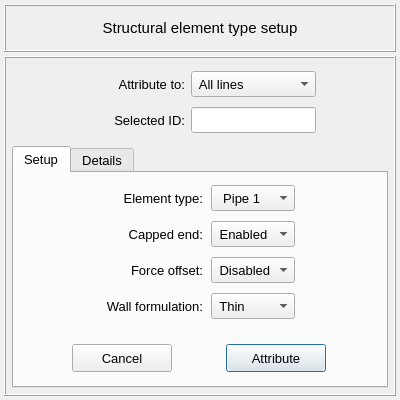
<?xml version="1.0" encoding="UTF-8"?>
<ui version="4.0">
 <class>Dialog</class>
 <widget class="QDialog" name="Dialog">
  <property name="geometry">
   <rect>
    <x>0</x>
    <y>0</y>
    <width>400</width>
    <height>400</height>
   </rect>
  </property>
  <property name="minimumSize">
   <size>
    <width>400</width>
    <height>400</height>
   </size>
  </property>
  <property name="maximumSize">
   <size>
    <width>400</width>
    <height>400</height>
   </size>
  </property>
  <property name="windowTitle">
   <string>Dialog</string>
  </property>
  <layout class="QGridLayout" name="gridLayout">
   <property name="leftMargin">
    <number>4</number>
   </property>
   <property name="topMargin">
    <number>4</number>
   </property>
   <property name="rightMargin">
    <number>4</number>
   </property>
   <property name="bottomMargin">
    <number>4</number>
   </property>
   <property name="spacing">
    <number>4</number>
   </property>
   <item row="0" column="0">
    <widget class="QFrame" name="frame_title">
     <property name="minimumSize">
      <size>
       <width>0</width>
       <height>48</height>
      </size>
     </property>
     <property name="maximumSize">
      <size>
       <width>16777215</width>
       <height>48</height>
      </size>
     </property>
     <property name="frameShape">
      <enum>QFrame::Box</enum>
     </property>
     <property name="frameShadow">
      <enum>QFrame::Raised</enum>
     </property>
     <layout class="QGridLayout" name="gridLayout_3">
      <property name="leftMargin">
       <number>0</number>
      </property>
      <property name="topMargin">
       <number>0</number>
      </property>
      <property name="rightMargin">
       <number>0</number>
      </property>
      <property name="bottomMargin">
       <number>0</number>
      </property>
      <property name="spacing">
       <number>0</number>
      </property>
      <item row="0" column="0">
       <widget class="QLabel" name="label_title">
        <property name="font">
         <font>
          <pointsize>11</pointsize>
         </font>
        </property>
        <property name="text">
         <string>Structural element type setup</string>
        </property>
        <property name="alignment">
         <set>Qt::AlignCenter</set>
        </property>
       </widget>
      </item>
     </layout>
    </widget>
   </item>
   <item row="1" column="0">
    <widget class="QFrame" name="frame_main">
     <property name="frameShape">
      <enum>QFrame::Box</enum>
     </property>
     <property name="frameShadow">
      <enum>QFrame::Raised</enum>
     </property>
     <layout class="QGridLayout" name="gridLayout_4">
      <property name="leftMargin">
       <number>6</number>
      </property>
      <property name="topMargin">
       <number>6</number>
      </property>
      <property name="rightMargin">
       <number>6</number>
      </property>
      <property name="bottomMargin">
       <number>6</number>
      </property>
      <item row="0" column="0">
       <widget class="QFrame" name="frame_selection">
        <property name="minimumSize">
         <size>
          <width>0</width>
          <height>76</height>
         </size>
        </property>
        <property name="frameShape">
         <enum>QFrame::NoFrame</enum>
        </property>
        <property name="frameShadow">
         <enum>QFrame::Raised</enum>
        </property>
        <layout class="QGridLayout" name="gridLayout_6">
         <property name="leftMargin">
          <number>4</number>
         </property>
         <property name="topMargin">
          <number>4</number>
         </property>
         <property name="rightMargin">
          <number>4</number>
         </property>
         <property name="bottomMargin">
          <number>4</number>
         </property>
         <property name="verticalSpacing">
          <number>7</number>
         </property>
         <item row="2" column="0">
          <spacer name="horizontalSpacer_2">
           <property name="orientation">
            <enum>Qt::Horizontal</enum>
           </property>
           <property name="sizeHint" stdset="0">
            <size>
             <width>40</width>
             <height>20</height>
            </size>
           </property>
          </spacer>
         </item>
         <item row="2" column="2">
          <widget class="QLineEdit" name="lineEdit_selected_id">
           <property name="enabled">
            <bool>true</bool>
           </property>
           <property name="minimumSize">
            <size>
             <width>0</width>
             <height>26</height>
            </size>
           </property>
           <property name="maximumSize">
            <size>
             <width>240</width>
             <height>26</height>
            </size>
           </property>
           <property name="font">
            <font>
             <pointsize>10</pointsize>
            </font>
           </property>
           <property name="focusPolicy">
            <enum>Qt::ClickFocus</enum>
           </property>
           <property name="styleSheet">
            <string notr="true"/>
           </property>
           <property name="text">
            <string/>
           </property>
           <property name="alignment">
            <set>Qt::AlignCenter</set>
           </property>
          </widget>
         </item>
         <item row="2" column="1">
          <widget class="QLabel" name="label_selected_id">
           <property name="minimumSize">
            <size>
             <width>100</width>
             <height>26</height>
            </size>
           </property>
           <property name="maximumSize">
            <size>
             <width>100</width>
             <height>26</height>
            </size>
           </property>
           <property name="font">
            <font>
             <pointsize>10</pointsize>
            </font>
           </property>
           <property name="text">
            <string>Selected ID:</string>
           </property>
           <property name="alignment">
            <set>Qt::AlignRight|Qt::AlignTrailing|Qt::AlignVCenter</set>
           </property>
          </widget>
         </item>
         <item row="1" column="1">
          <widget class="QLabel" name="label_attribute_to">
           <property name="minimumSize">
            <size>
             <width>100</width>
             <height>26</height>
            </size>
           </property>
           <property name="maximumSize">
            <size>
             <width>100</width>
             <height>26</height>
            </size>
           </property>
           <property name="font">
            <font>
             <pointsize>10</pointsize>
            </font>
           </property>
           <property name="text">
            <string>Attribute to:</string>
           </property>
           <property name="alignment">
            <set>Qt::AlignRight|Qt::AlignTrailing|Qt::AlignVCenter</set>
           </property>
          </widget>
         </item>
         <item row="2" column="4">
          <spacer name="horizontalSpacer_3">
           <property name="orientation">
            <enum>Qt::Horizontal</enum>
           </property>
           <property name="sizeHint" stdset="0">
            <size>
             <width>40</width>
             <height>20</height>
            </size>
           </property>
          </spacer>
         </item>
         <item row="1" column="2">
          <widget class="QComboBox" name="comboBox_selection">
           <property name="minimumSize">
            <size>
             <width>0</width>
             <height>26</height>
            </size>
           </property>
           <property name="maximumSize">
            <size>
             <width>16777215</width>
             <height>26</height>
            </size>
           </property>
           <property name="font">
            <font>
             <pointsize>10</pointsize>
            </font>
           </property>
           <item>
            <property name="text">
             <string> All lines</string>
            </property>
           </item>
           <item>
            <property name="text">
             <string> Selected lines</string>
            </property>
           </item>
          </widget>
         </item>
        </layout>
       </widget>
      </item>
      <item row="1" column="0">
       <widget class="QTabWidget" name="tabWidget_main">
        <property name="minimumSize">
         <size>
          <width>0</width>
          <height>0</height>
         </size>
        </property>
        <property name="maximumSize">
         <size>
          <width>16777215</width>
          <height>10000000</height>
         </size>
        </property>
        <property name="font">
         <font>
          <pointsize>10</pointsize>
         </font>
        </property>
        <property name="currentIndex">
         <number>0</number>
        </property>
        <widget class="QWidget" name="tab_setup">
         <attribute name="title">
          <string>Setup</string>
         </attribute>
         <layout class="QGridLayout" name="gridLayout_5">
          <property name="leftMargin">
           <number>4</number>
          </property>
          <property name="topMargin">
           <number>4</number>
          </property>
          <property name="rightMargin">
           <number>4</number>
          </property>
          <property name="bottomMargin">
           <number>4</number>
          </property>
          <property name="spacing">
           <number>4</number>
          </property>
          <item row="0" column="0">
           <widget class="QFrame" name="frame_element_options">
            <property name="maximumSize">
             <size>
              <width>16777215</width>
              <height>160</height>
             </size>
            </property>
            <property name="frameShape">
             <enum>QFrame::NoFrame</enum>
            </property>
            <property name="frameShadow">
             <enum>QFrame::Raised</enum>
            </property>
            <layout class="QGridLayout" name="gridLayout_7">
             <property name="leftMargin">
              <number>6</number>
             </property>
             <property name="topMargin">
              <number>6</number>
             </property>
             <property name="rightMargin">
              <number>6</number>
             </property>
             <property name="bottomMargin">
              <number>6</number>
             </property>
             <property name="spacing">
              <number>8</number>
             </property>
             <item row="0" column="1">
              <widget class="QLabel" name="label_element_type">
               <property name="minimumSize">
                <size>
                 <width>80</width>
                 <height>26</height>
                </size>
               </property>
               <property name="maximumSize">
                <size>
                 <width>120</width>
                 <height>26</height>
                </size>
               </property>
               <property name="font">
                <font>
                 <pointsize>10</pointsize>
                </font>
               </property>
               <property name="text">
                <string>Element type:</string>
               </property>
               <property name="alignment">
                <set>Qt::AlignRight|Qt::AlignTrailing|Qt::AlignVCenter</set>
               </property>
              </widget>
             </item>
             <item row="3" column="1">
              <widget class="QLabel" name="label_wall_formulation">
               <property name="minimumSize">
                <size>
                 <width>80</width>
                 <height>26</height>
                </size>
               </property>
               <property name="maximumSize">
                <size>
                 <width>120</width>
                 <height>26</height>
                </size>
               </property>
               <property name="font">
                <font>
                 <pointsize>10</pointsize>
                </font>
               </property>
               <property name="frameShape">
                <enum>QFrame::NoFrame</enum>
               </property>
               <property name="frameShadow">
                <enum>QFrame::Sunken</enum>
               </property>
               <property name="midLineWidth">
                <number>0</number>
               </property>
               <property name="text">
                <string>Wall formulation:</string>
               </property>
               <property name="alignment">
                <set>Qt::AlignRight|Qt::AlignTrailing|Qt::AlignVCenter</set>
               </property>
              </widget>
             </item>
             <item row="3" column="2">
              <widget class="QComboBox" name="comboBox_wall_formulation">
               <property name="minimumSize">
                <size>
                 <width>80</width>
                 <height>26</height>
                </size>
               </property>
               <property name="maximumSize">
                <size>
                 <width>90</width>
                 <height>26</height>
                </size>
               </property>
               <property name="font">
                <font>
                 <pointsize>10</pointsize>
                </font>
               </property>
               <property name="currentIndex">
                <number>0</number>
               </property>
               <item>
                <property name="text">
                 <string> Thin</string>
                </property>
               </item>
               <item>
                <property name="text">
                 <string> Thick</string>
                </property>
               </item>
               <item>
                <property name="text">
                 <string> None</string>
                </property>
               </item>
              </widget>
             </item>
             <item row="2" column="1">
              <widget class="QLabel" name="label_force_offset">
               <property name="minimumSize">
                <size>
                 <width>80</width>
                 <height>26</height>
                </size>
               </property>
               <property name="maximumSize">
                <size>
                 <width>120</width>
                 <height>26</height>
                </size>
               </property>
               <property name="font">
                <font>
                 <pointsize>10</pointsize>
                </font>
               </property>
               <property name="frameShape">
                <enum>QFrame::NoFrame</enum>
               </property>
               <property name="frameShadow">
                <enum>QFrame::Sunken</enum>
               </property>
               <property name="midLineWidth">
                <number>0</number>
               </property>
               <property name="text">
                <string>Force offset:</string>
               </property>
               <property name="alignment">
                <set>Qt::AlignRight|Qt::AlignTrailing|Qt::AlignVCenter</set>
               </property>
              </widget>
             </item>
             <item row="1" column="2">
              <widget class="QComboBox" name="comboBox_capped_end">
               <property name="minimumSize">
                <size>
                 <width>80</width>
                 <height>26</height>
                </size>
               </property>
               <property name="maximumSize">
                <size>
                 <width>90</width>
                 <height>26</height>
                </size>
               </property>
               <property name="font">
                <font>
                 <pointsize>10</pointsize>
                </font>
               </property>
               <property name="currentIndex">
                <number>1</number>
               </property>
               <item>
                <property name="text">
                 <string> Disabled</string>
                </property>
               </item>
               <item>
                <property name="text">
                 <string> Enabled</string>
                </property>
               </item>
              </widget>
             </item>
             <item row="0" column="2">
              <widget class="QComboBox" name="comboBox_element_type">
               <property name="minimumSize">
                <size>
                 <width>80</width>
                 <height>26</height>
                </size>
               </property>
               <property name="maximumSize">
                <size>
                 <width>90</width>
                 <height>26</height>
                </size>
               </property>
               <property name="font">
                <font>
                 <pointsize>10</pointsize>
                </font>
               </property>
               <property name="toolTip">
                <string>&lt;html&gt;&lt;head/&gt;&lt;body&gt;&lt;p align=&quot;justify&quot;&gt;Choose an element type&lt;/p&gt;&lt;/body&gt;&lt;/html&gt;</string>
               </property>
               <property name="layoutDirection">
                <enum>Qt::LeftToRight</enum>
               </property>
               <property name="autoFillBackground">
                <bool>false</bool>
               </property>
               <property name="styleSheet">
                <string notr="true"/>
               </property>
               <property name="currentText">
                <string>  Pipe 1</string>
               </property>
               <property name="currentIndex">
                <number>0</number>
               </property>
               <property name="maxCount">
                <number>500</number>
               </property>
               <property name="insertPolicy">
                <enum>QComboBox::InsertAtBottom</enum>
               </property>
               <property name="sizeAdjustPolicy">
                <enum>QComboBox::AdjustToMinimumContentsLength</enum>
               </property>
               <property name="duplicatesEnabled">
                <bool>false</bool>
               </property>
               <item>
                <property name="text">
                 <string>  Pipe 1</string>
                </property>
               </item>
               <item>
                <property name="text">
                 <string>  Beam 1</string>
                </property>
               </item>
              </widget>
             </item>
             <item row="2" column="2">
              <widget class="QComboBox" name="comboBox_force_offset">
               <property name="minimumSize">
                <size>
                 <width>80</width>
                 <height>26</height>
                </size>
               </property>
               <property name="maximumSize">
                <size>
                 <width>90</width>
                 <height>26</height>
                </size>
               </property>
               <property name="font">
                <font>
                 <pointsize>10</pointsize>
                </font>
               </property>
               <property name="currentIndex">
                <number>0</number>
               </property>
               <item>
                <property name="text">
                 <string> Disabled</string>
                </property>
               </item>
               <item>
                <property name="text">
                 <string> Enabled</string>
                </property>
               </item>
              </widget>
             </item>
             <item row="1" column="1">
              <widget class="QLabel" name="label_capped_end">
               <property name="minimumSize">
                <size>
                 <width>80</width>
                 <height>26</height>
                </size>
               </property>
               <property name="maximumSize">
                <size>
                 <width>120</width>
                 <height>26</height>
                </size>
               </property>
               <property name="font">
                <font>
                 <pointsize>10</pointsize>
                </font>
               </property>
               <property name="frameShape">
                <enum>QFrame::NoFrame</enum>
               </property>
               <property name="frameShadow">
                <enum>QFrame::Sunken</enum>
               </property>
               <property name="midLineWidth">
                <number>0</number>
               </property>
               <property name="text">
                <string>Capped end:</string>
               </property>
               <property name="alignment">
                <set>Qt::AlignRight|Qt::AlignTrailing|Qt::AlignVCenter</set>
               </property>
              </widget>
             </item>
             <item row="0" column="0">
              <spacer name="horizontalSpacer_5">
               <property name="orientation">
                <enum>Qt::Horizontal</enum>
               </property>
               <property name="sizeHint" stdset="0">
                <size>
                 <width>40</width>
                 <height>20</height>
                </size>
               </property>
              </spacer>
             </item>
             <item row="0" column="3">
              <spacer name="horizontalSpacer_6">
               <property name="orientation">
                <enum>Qt::Horizontal</enum>
               </property>
               <property name="sizeHint" stdset="0">
                <size>
                 <width>40</width>
                 <height>20</height>
                </size>
               </property>
              </spacer>
             </item>
            </layout>
           </widget>
          </item>
          <item row="1" column="0">
           <widget class="QFrame" name="frame_button">
            <property name="minimumSize">
             <size>
              <width>0</width>
              <height>48</height>
             </size>
            </property>
            <property name="maximumSize">
             <size>
              <width>16777215</width>
              <height>48</height>
             </size>
            </property>
            <property name="frameShape">
             <enum>QFrame::NoFrame</enum>
            </property>
            <property name="frameShadow">
             <enum>QFrame::Raised</enum>
            </property>
            <layout class="QGridLayout" name="gridLayout_2">
             <property name="leftMargin">
              <number>0</number>
             </property>
             <property name="topMargin">
              <number>0</number>
             </property>
             <property name="rightMargin">
              <number>0</number>
             </property>
             <property name="bottomMargin">
              <number>0</number>
             </property>
             <property name="spacing">
              <number>0</number>
             </property>
             <item row="0" column="1">
              <widget class="QPushButton" name="pushButton_attribute">
               <property name="minimumSize">
                <size>
                 <width>100</width>
                 <height>28</height>
                </size>
               </property>
               <property name="maximumSize">
                <size>
                 <width>100</width>
                 <height>28</height>
                </size>
               </property>
               <property name="font">
                <font>
                 <family>MS Shell Dlg 2</family>
                 <pointsize>10</pointsize>
                 <weight>50</weight>
                 <italic>false</italic>
                 <bold>false</bold>
                </font>
               </property>
               <property name="styleSheet">
                <string notr="true"/>
               </property>
               <property name="text">
                <string>Attribute</string>
               </property>
               <property name="autoDefault">
                <bool>false</bool>
               </property>
               <property name="default">
                <bool>true</bool>
               </property>
              </widget>
             </item>
             <item row="0" column="0">
              <widget class="QPushButton" name="pushButton_cancel">
               <property name="minimumSize">
                <size>
                 <width>100</width>
                 <height>28</height>
                </size>
               </property>
               <property name="maximumSize">
                <size>
                 <width>100</width>
                 <height>28</height>
                </size>
               </property>
               <property name="font">
                <font>
                 <family>MS Shell Dlg 2</family>
                 <pointsize>10</pointsize>
                 <weight>50</weight>
                 <italic>false</italic>
                 <bold>false</bold>
                </font>
               </property>
               <property name="styleSheet">
                <string notr="true"/>
               </property>
               <property name="text">
                <string>Cancel</string>
               </property>
               <property name="autoDefault">
                <bool>false</bool>
               </property>
              </widget>
             </item>
            </layout>
           </widget>
          </item>
         </layout>
        </widget>
        <widget class="QWidget" name="tab_details">
         <attribute name="title">
          <string>Details</string>
         </attribute>
         <layout class="QGridLayout" name="gridLayout_10">
          <property name="leftMargin">
           <number>8</number>
          </property>
          <property name="topMargin">
           <number>8</number>
          </property>
          <property name="rightMargin">
           <number>8</number>
          </property>
          <property name="bottomMargin">
           <number>4</number>
          </property>
          <property name="spacing">
           <number>4</number>
          </property>
          <item row="0" column="0">
           <widget class="QTreeWidget" name="treeWidget_element_type">
            <property name="minimumSize">
             <size>
              <width>0</width>
              <height>0</height>
             </size>
            </property>
            <property name="maximumSize">
             <size>
              <width>1000</width>
              <height>1000</height>
             </size>
            </property>
            <property name="font">
             <font>
              <family>MS Shell Dlg 2</family>
             </font>
            </property>
            <property name="alternatingRowColors">
             <bool>true</bool>
            </property>
            <property name="indentation">
             <number>0</number>
            </property>
            <column>
             <property name="text">
              <string>Element type</string>
             </property>
             <property name="textAlignment">
              <set>AlignCenter</set>
             </property>
            </column>
            <column>
             <property name="text">
              <string>Lines</string>
             </property>
             <property name="textAlignment">
              <set>AlignCenter</set>
             </property>
            </column>
           </widget>
          </item>
          <item row="1" column="0">
           <widget class="QFrame" name="frame">
            <property name="minimumSize">
             <size>
              <width>0</width>
              <height>48</height>
             </size>
            </property>
            <property name="maximumSize">
             <size>
              <width>16777215</width>
              <height>48</height>
             </size>
            </property>
            <property name="frameShape">
             <enum>QFrame::NoFrame</enum>
            </property>
            <property name="frameShadow">
             <enum>QFrame::Raised</enum>
            </property>
            <layout class="QGridLayout" name="gridLayout_8">
             <property name="leftMargin">
              <number>0</number>
             </property>
             <property name="topMargin">
              <number>0</number>
             </property>
             <property name="rightMargin">
              <number>0</number>
             </property>
             <property name="bottomMargin">
              <number>0</number>
             </property>
             <property name="spacing">
              <number>0</number>
             </property>
             <item row="0" column="0">
              <widget class="QPushButton" name="pushButton_reset">
               <property name="minimumSize">
                <size>
                 <width>100</width>
                 <height>28</height>
                </size>
               </property>
               <property name="maximumSize">
                <size>
                 <width>100</width>
                 <height>28</height>
                </size>
               </property>
               <property name="font">
                <font>
                 <pointsize>10</pointsize>
                </font>
               </property>
               <property name="styleSheet">
                <string notr="true"/>
               </property>
               <property name="text">
                <string>Reset</string>
               </property>
               <property name="autoDefault">
                <bool>false</bool>
               </property>
              </widget>
             </item>
             <item row="0" column="1">
              <widget class="QPushButton" name="pushButton_remove">
               <property name="minimumSize">
                <size>
                 <width>100</width>
                 <height>28</height>
                </size>
               </property>
               <property name="maximumSize">
                <size>
                 <width>100</width>
                 <height>28</height>
                </size>
               </property>
               <property name="font">
                <font>
                 <pointsize>10</pointsize>
                </font>
               </property>
               <property name="styleSheet">
                <string notr="true"/>
               </property>
               <property name="text">
                <string>Remove</string>
               </property>
               <property name="autoDefault">
                <bool>false</bool>
               </property>
               <property name="status" stdset="0">
                <string>danger</string>
               </property>
              </widget>
             </item>
            </layout>
           </widget>
          </item>
         </layout>
        </widget>
       </widget>
      </item>
     </layout>
    </widget>
   </item>
  </layout>
 </widget>
 <tabstops>
  <tabstop>comboBox_selection</tabstop>
  <tabstop>tabWidget_main</tabstop>
  <tabstop>comboBox_element_type</tabstop>
  <tabstop>comboBox_capped_end</tabstop>
  <tabstop>comboBox_force_offset</tabstop>
  <tabstop>comboBox_wall_formulation</tabstop>
  <tabstop>pushButton_cancel</tabstop>
  <tabstop>pushButton_attribute</tabstop>
  <tabstop>treeWidget_element_type</tabstop>
  <tabstop>pushButton_reset</tabstop>
  <tabstop>pushButton_remove</tabstop>
 </tabstops>
 <resources/>
 <connections/>
</ui>
